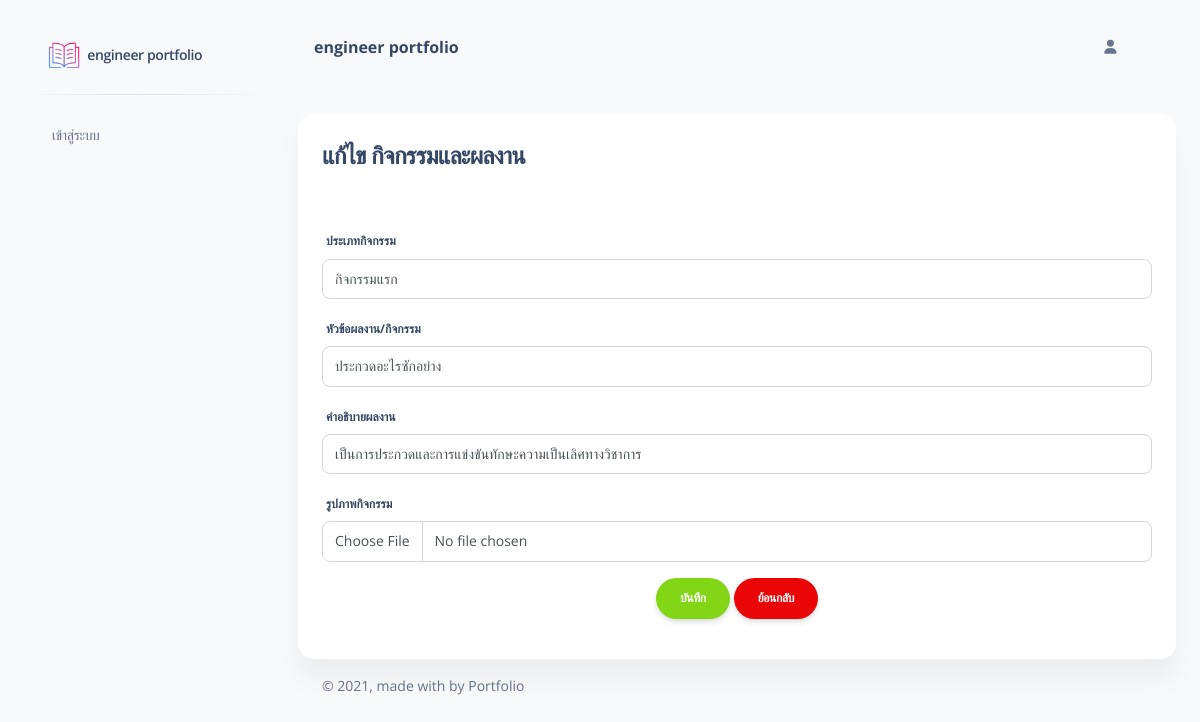
The app's page /web/portfolio/edit_activity.php?id=1 with its own data.
### tables this page shows
CREATE TABLE `activities` (
  `id` int(11) NOT NULL,
  `users_id` int(11) NOT NULL,
  `activity_type` varchar(255) NOT NULL,
  `activity_topic` varchar(255) NOT NULL,
  `activity_detail` varchar(255) NOT NULL,
  `activity_image` varchar(255) NOT NULL
);

### web/portfolio/function/function.php (called while the page is built, shortened)
<?php
$con = mysqli_connect("localhost","root","","portfolio");
$con->set_charset("utf8");
function getCurrentActivity($id){
	global $con;
	$sql = "SELECT * FROM activities WHERE id = '".$id."'";
	$res = mysqli_query($con,$sql);
	$result=mysqli_fetch_array($res,MYSQLI_ASSOC);
	return $result;
}
?>

### web/portfolio/edit_activity.php (the view, shortened to what this page needs)
<!DOCTYPE html>
<html lang="en">
<?php
require_once("header.php");
?>
<?php
$currentActivity = getCurrentActivity($_GET["id"]);
if($_GET["id"] == ""){
  $txtHead = "เพิ่ม กิจกรรมและผลงาน";
}else{
  $txtHead = "แก้ไข กิจกรรมและผลงาน";
}
?>
<body class="g-sidenav-show  bg-gray-100">
  <?php
  require_once("side_bar.php");
  ?>
  <main class="main-content position-relative max-height-vh-100 h-100 mt-1 border-radius-lg ">
    <?php
    require_once("nav.php");
    ?>
    <div class="container-fluid py-4">
      <form name="prduct_detail_form" action="" method="post" enctype="multipart/form-data">
        <div class="row">
          <div class="col-md-12">
            <div class="card">
              <div class="card-header card-header-primary">
                <h4 class="card-title"><?php echo $txtHead;?></h4>
              </div>
              <div class="card-body">
                <div class="row">
                  <div class="col-md-12">
                    <div class="form-group">
                      <label class="bmd-label-floating">ประเภทกิจกรรม</label>
                      <input type="text" class="form-control" name="activity_type" value="<?php echo $currentActivity["activity_type"];?>" required>
                    </div>
                  </div>
                </div>
                <div class="row">
                  <div class="col-md-12">
                    <div class="form-group">
                      <label class="bmd-label-floating">หัวข้อผลงาน/กิจกรรม</label>
                      <input type="text" class="form-control" name="activity_topic" value="<?php echo $currentActivity["activity_topic"];?>" required>
                    </div>
                  </div>
                </div>
                <div class="row">
                  <div class="col-md-12">
                    <div class="form-group">
                      <label class="bmd-label-floating">คำอธิบายผลงาน</label>
                      <input type="text" class="form-control" name="activity_detail" value="<?php echo $currentActivity["activity_detail"];?>" required>
                    </div>
                  </div>
                </div>
                <div class="row">
                  <div class="col-md-12">
                    <div class="form-group">
                      <label class="bmd-label-floating">รูปภาพกิจกรรม</label>
                      <input type="file" class="form-control" name="activity_image">
                    </div>
                  </div>
                </div>
                <div align="center">
                  <input type="submit" name="submit" class="btn btn-success btn-round" value="บันทึก">
                  <input type="button" name="button" class="btn btn-danger btn-round" onClick="javascript:history.go(-1)" value="ย้อนกลับ">
                </div>
              </div>
            </div>
          </div>
        </div>
      </form>
      <?php
      require_once("footer.php");
      ?>
    </div>
  </main>
</body>
</html>

### records on screen
activities: activity_type "กิจกรรมแรก", activity_topic "ประกวดอะไรซักอย่าง", activity_detail "เป็นการประกวดและการแข่งขันทักษะความเป็นเลิศทางวิชาการ"

### other values on screen
$txtHead "แก้ไข กิจกรรมและผลงาน"
